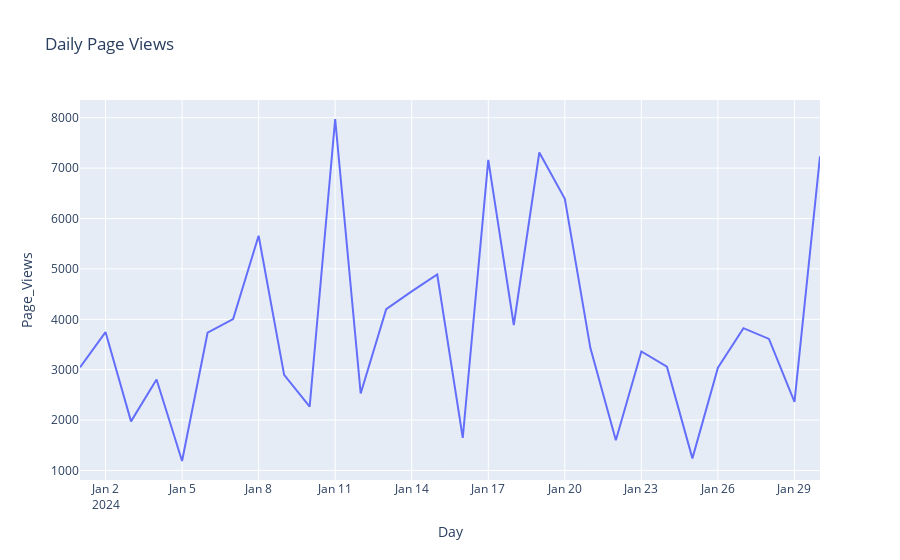

Source (notebook cell):
### Code cell
print("\n WEB ANALYTICS: Website Traffic Trends")

fig = px.line(web_data, x='Day', y='Page_Views', title='Daily Page Views')
fig.show()

plt.figure(figsize=(6, 4))
sns.scatterplot(x='Page_Views', y='Conversion_Rate', data=web_data)
plt.title("Conversion Rate vs Page Views")
plt.show()

avg_bounce = web_data['Bounce_Rate'].mean()
print(f"Average Bounce Rate: {avg_bounce:.2f}%")

### Figure 1 — Plotly figure (JSON) as saved in the notebook; plotly's stock layout.template omitted (floating-point values rounded to 4 significant figures)
{"data": [{"hovertemplate": "Day=%{x}<br>Page_Views=%{y}<extra></extra>", "legendgroup": "", "line": {"color": "#636efa", "dash": "solid"}, "marker": {"symbol": "circle"}, "mode": "lines", "name": "", "orientation": "v", "showlegend": false, "type": "scatter", "x": ["2024-01-01T00:00:00.000000000", "2024-01-02T00:00:00.000000000", "2024-01-03T00:00:00.000000000", "2024-01-04T00:00:00.000000000", "2024-01-05T00:00:00.000000000", "2024-01-06T00:00:00.000000000", "2024-01-07T00:00:00.000000000", "2024-01-08T00:00:00.000000000", "2024-01-09T00:00:00.000000000", "2024-01-10T00:00:00.000000000", "2024-01-11T00:00:00.000000000", "2024-01-12T00:00:00.000000000", "2024-01-13T00:00:00.000000000", "2024-01-14T00:00:00.000000000", "2024-01-15T00:00:00.000000000", "2024-01-16T00:00:00.000000000", "2024-01-17T00:00:00.000000000", "2024-01-18T00:00:00.000000000", "2024-01-19T00:00:00.000000000", "2024-01-20T00:00:00.000000000", "2024-01-21T00:00:00.000000000", "2024-01-22T00:00:00.000000000", "2024-01-23T00:00:00.000000000", "2024-01-24T00:00:00.000000000", "2024-01-25T00:00:00.000000000", "2024-01-26T00:00:00.000000000", "2024-01-27T00:00:00.000000000", "2024-01-28T00:00:00.000000000", "2024-01-29T00:00:00.000000000", "2024-01-30T00:00:00.000000000"], "xaxis": "x", "y": [3047, 3747, 1975, 2806, 1189, 3734, 4005, 5658, 2899, 2267, 7975, 2528, 4202, 4556, 4890, 1646, 7164, 3888, 7310, 6393, 3435, 1600, 3363, 3061, 1241, 3041, 3824, 3612, 2363, 7235], "yaxis": "y"}], "layout": {"legend": {"tracegroupgap": 0}, "title": {"text": "Daily Page Views"}, "xaxis": {"anchor": "y", "domain": [0, 1], "title": {"text": "Day"}}, "yaxis": {"anchor": "x", "domain": [0, 1], "title": {"text": "Page_Views"}}}}
